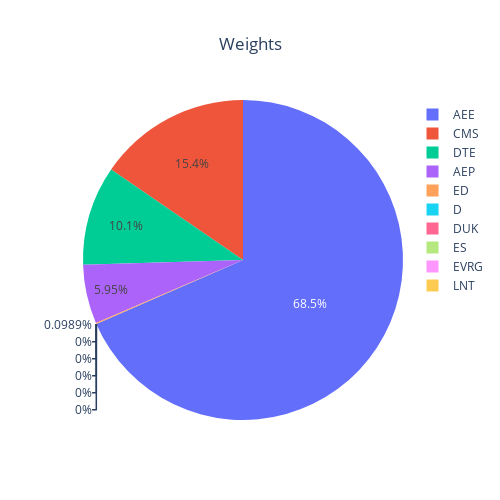

Source (notebook cell):
### Code cell
weightsPlot(MVOTangentPortfolio(prices = prices, cov_matrix_method="sample"))

### Figure 1 — Plotly figure (JSON) as saved in the notebook; plotly's stock layout.template omitted (floating-point values rounded to 4 significant figures)
{"data": [{"labels": ["AEE", "AEP", "CMS", "D", "DTE", "DUK", "ED", "ES", "EVRG", "LNT"], "type": "pie", "values": [0.6846, 0.05953, 0.1542, 0, 0.1006, 0, 0.0009887, 0, 0, 0]}], "layout": {"height": 500, "title": {"text": "Weights", "x": 0.5}, "width": 500}}
